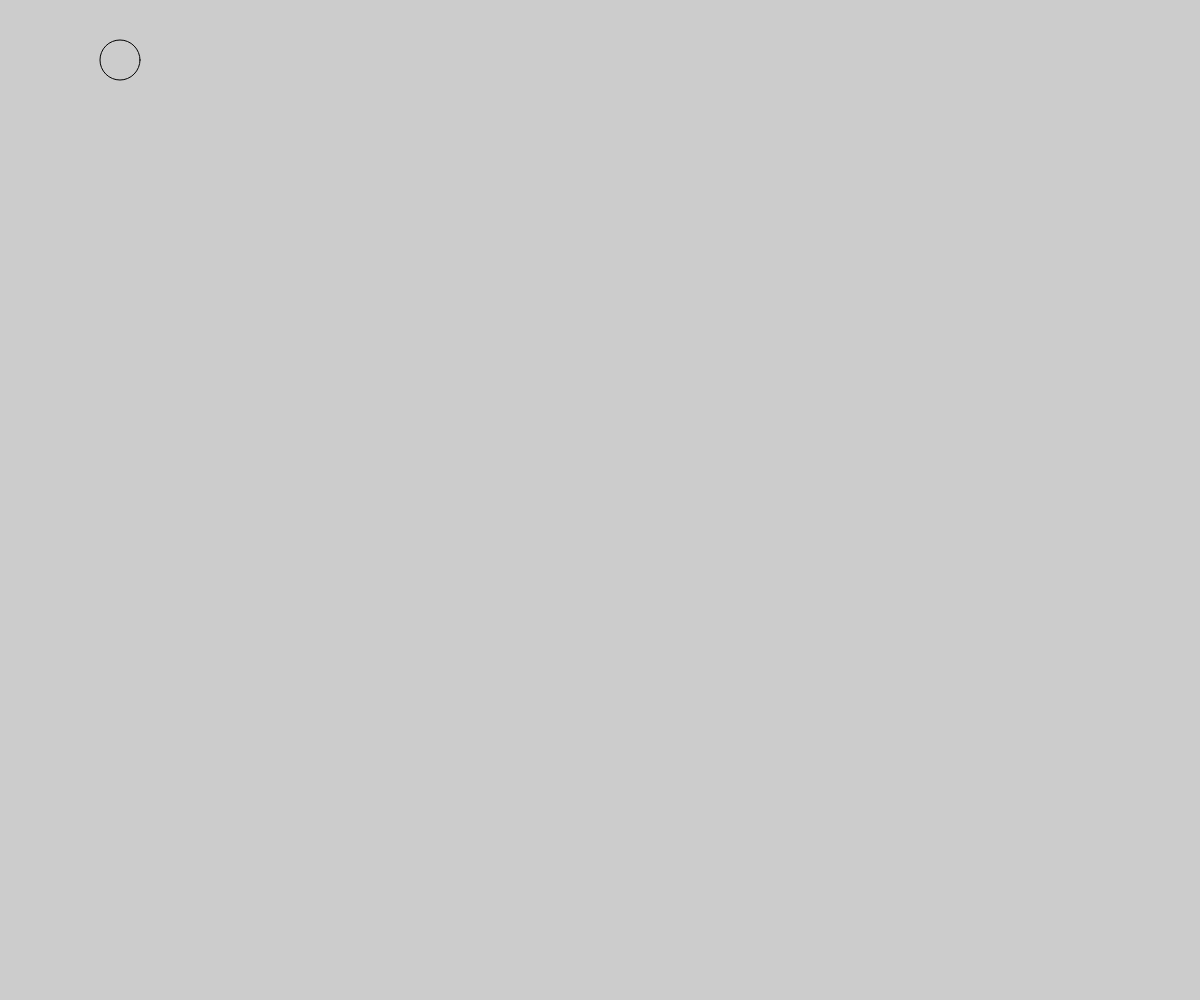
Frame 1 (no input)
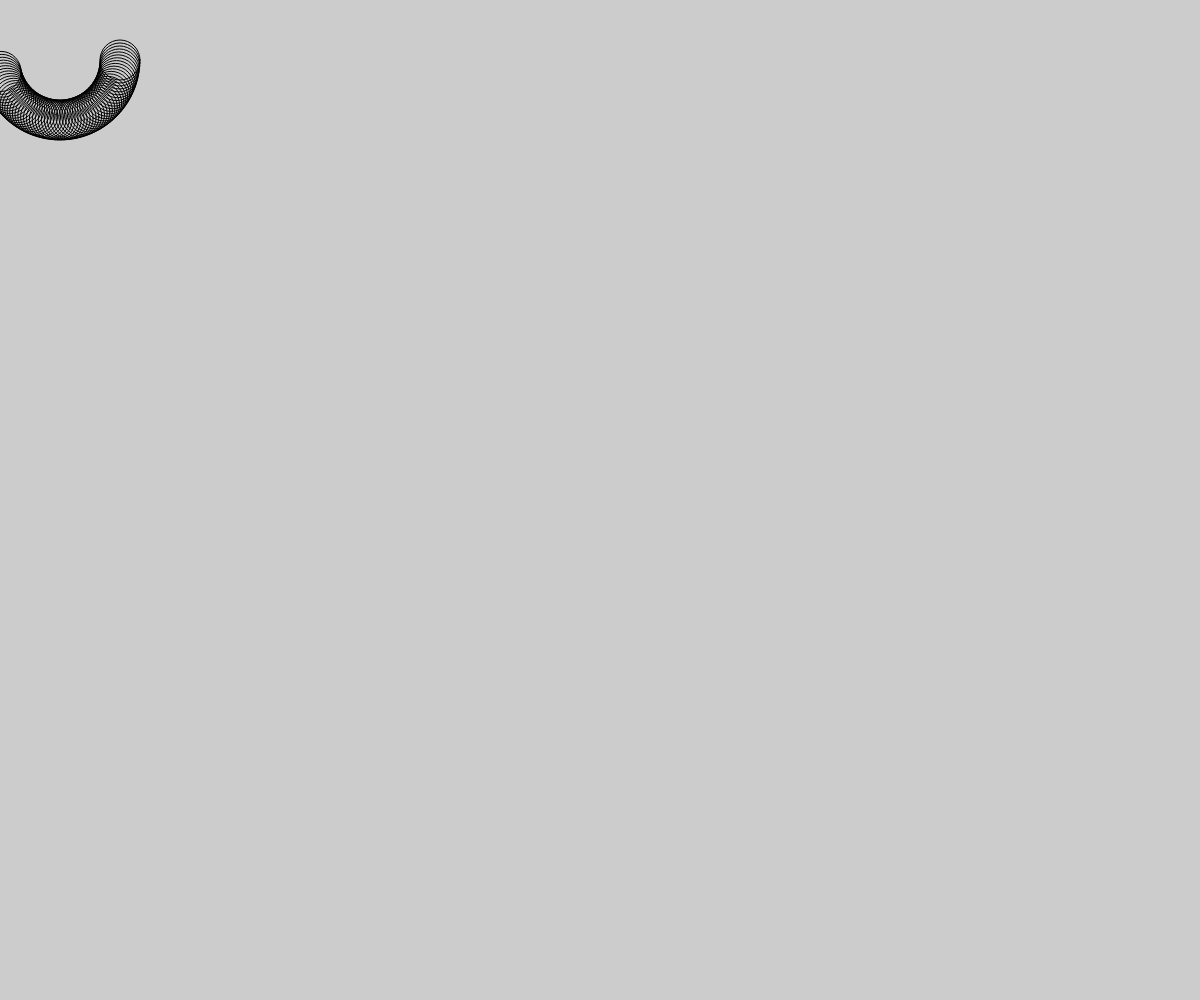
Frame 60 (no input)
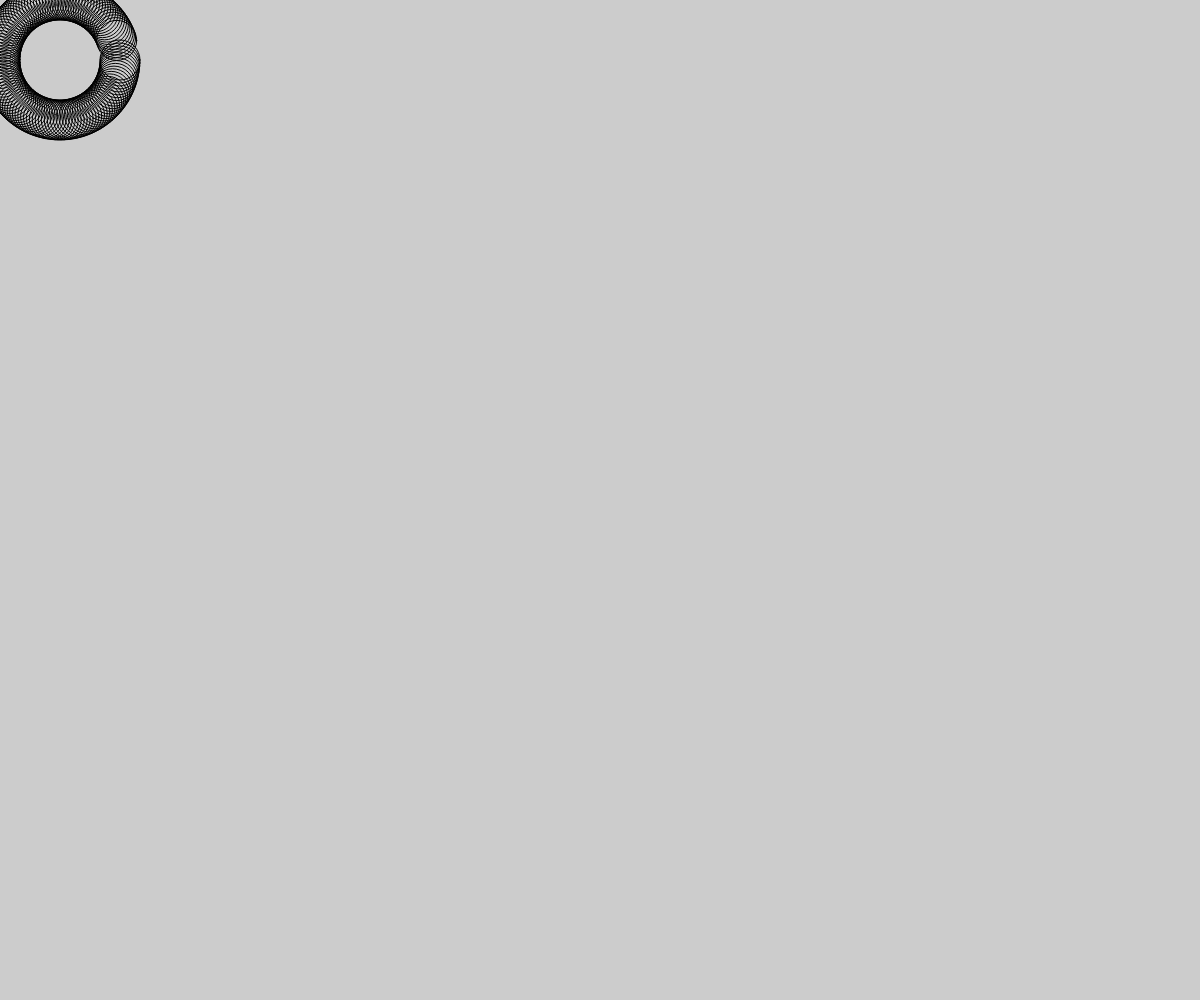
Frame 120 (the mouse pressed at the canvas centre since frame 60)

The p5.js sketch that drew these frames (run headless with seeded random() and noise() and a simulated clock; from frame 60 on, the mouse is pressed at the canvas centre):

// p5.js sketch
// ── sketch.js
let angle = 0.0;
let rsize = 60;
let offsetX = rsize;
let offsetY = rsize;
let rad = 60;
let speed = 0.05;
let rad2 = rad;

function setup() {
  createCanvas(windowWidth, windowHeight);
  background(204);
  angleEnd = TWO_PI;
  noFill();
}

function draw() {
  let x = offsetX + cos(angle) * rad2;
  let y = offsetY + sin(angle) * rad2;
  ellipse( x, y, 40, 40);
  angle += speed;
  if (angle > TWO_PI) {
    // rad2 = random(rad, rad*2);
    rad2 = random([rad, rad*0.5, rad*1.5]);
    offsetX += rsize*2;
    angle = 0;
    if (offsetX > width) {
      offsetX = rsize;
      offsetY += rsize*2;
      if (offsetY > height) {
        offsetY = rsize;
      }
    }
  }
}

// https://editor.p5js.org/jht1493/sketches/jAvVW37Mm
// circles in the mix

// https://editor.p5js.org/jht1493/sketches/0IZtaK_fH
// Ex_08_14 Circular Motion

// https://github.com/lmccart/gswp5.js-code/blob/master/08_Motion/Ex_08_14.js
